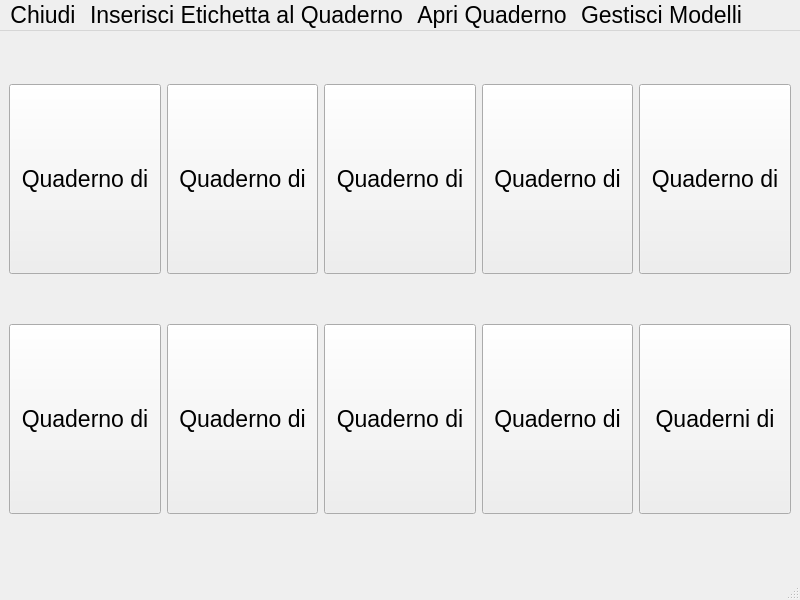
<?xml version="1.0" encoding="UTF-8"?>
<ui version="4.0">
 <class>MainWindow</class>
 <widget class="QMainWindow" name="MainWindow">
  <property name="geometry">
   <rect>
    <x>0</x>
    <y>0</y>
    <width>800</width>
    <height>600</height>
   </rect>
  </property>
  <property name="font">
   <font>
    <pointsize>17</pointsize>
   </font>
  </property>
  <property name="windowTitle">
   <string>MainWindow</string>
  </property>
  <widget class="QWidget" name="centralwidget">
   <layout class="QGridLayout" name="gridLayout">
    <item row="0" column="0">
     <widget class="QPushButton" name="quaderno1PushButton">
      <property name="minimumSize">
       <size>
        <width>140</width>
        <height>190</height>
       </size>
      </property>
      <property name="text">
       <string>Quaderno di</string>
      </property>
     </widget>
    </item>
    <item row="0" column="1">
     <widget class="QPushButton" name="quaderno2PushButton">
      <property name="minimumSize">
       <size>
        <width>140</width>
        <height>190</height>
       </size>
      </property>
      <property name="text">
       <string>Quaderno di</string>
      </property>
     </widget>
    </item>
    <item row="0" column="2">
     <widget class="QPushButton" name="quaderno3PushButton">
      <property name="minimumSize">
       <size>
        <width>140</width>
        <height>190</height>
       </size>
      </property>
      <property name="text">
       <string>Quaderno di</string>
      </property>
     </widget>
    </item>
    <item row="0" column="3">
     <widget class="QPushButton" name="quaderno4PushButton">
      <property name="minimumSize">
       <size>
        <width>150</width>
        <height>190</height>
       </size>
      </property>
      <property name="text">
       <string>Quaderno di</string>
      </property>
     </widget>
    </item>
    <item row="0" column="4">
     <widget class="QPushButton" name="quaderno5PushButton">
      <property name="minimumSize">
       <size>
        <width>140</width>
        <height>190</height>
       </size>
      </property>
      <property name="text">
       <string>Quaderno di</string>
      </property>
     </widget>
    </item>
    <item row="1" column="0">
     <widget class="QPushButton" name="quaderno6PushButton">
      <property name="minimumSize">
       <size>
        <width>140</width>
        <height>190</height>
       </size>
      </property>
      <property name="text">
       <string>Quaderno di</string>
      </property>
     </widget>
    </item>
    <item row="1" column="1">
     <widget class="QPushButton" name="quaderno7pushButton">
      <property name="minimumSize">
       <size>
        <width>140</width>
        <height>190</height>
       </size>
      </property>
      <property name="text">
       <string>Quaderno di</string>
      </property>
     </widget>
    </item>
    <item row="1" column="2">
     <widget class="QPushButton" name="quaderno8PushButton">
      <property name="minimumSize">
       <size>
        <width>140</width>
        <height>190</height>
       </size>
      </property>
      <property name="text">
       <string>Quaderno di</string>
      </property>
     </widget>
    </item>
    <item row="1" column="3">
     <widget class="QPushButton" name="quaderno9PushButton">
      <property name="minimumSize">
       <size>
        <width>140</width>
        <height>190</height>
       </size>
      </property>
      <property name="text">
       <string>Quaderno di</string>
      </property>
     </widget>
    </item>
    <item row="1" column="4">
     <widget class="QPushButton" name="quaderno10PushButton">
      <property name="minimumSize">
       <size>
        <width>140</width>
        <height>190</height>
       </size>
      </property>
      <property name="text">
       <string>Quaderni di</string>
      </property>
     </widget>
    </item>
   </layout>
  </widget>
  <widget class="QMenuBar" name="menubar">
   <property name="geometry">
    <rect>
     <x>0</x>
     <y>0</y>
     <width>800</width>
     <height>34</height>
    </rect>
   </property>
   <widget class="QMenu" name="menuChiudi">
    <property name="font">
     <font>
      <pointsize>20</pointsize>
     </font>
    </property>
    <property name="title">
     <string>Chiudi</string>
    </property>
   </widget>
   <widget class="QMenu" name="menuInserisci_Etichetta_al_Quaderno">
    <property name="title">
     <string>Inserisci Etichetta al Quaderno</string>
    </property>
   </widget>
   <widget class="QMenu" name="menuApri_Quaderno">
    <property name="title">
     <string>Apri Quaderno</string>
    </property>
   </widget>
   <widget class="QMenu" name="menuGestisci_Modelli">
    <property name="title">
     <string>Gestisci Modelli</string>
    </property>
   </widget>
   <addaction name="menuChiudi"/>
   <addaction name="menuInserisci_Etichetta_al_Quaderno"/>
   <addaction name="menuApri_Quaderno"/>
   <addaction name="menuGestisci_Modelli"/>
  </widget>
  <widget class="QStatusBar" name="statusbar"/>
 </widget>
 <resources/>
 <connections>
  <connection>
   <sender>quaderno2PushButton</sender>
   <signal>clicked()</signal>
   <receiver>MainWindow</receiver>
   <slot>quaderno2()</slot>
   <hints>
    <hint type="sourcelabel">
     <x>209</x>
     <y>118</y>
    </hint>
    <hint type="destinationlabel">
     <x>242</x>
     <y>53</y>
    </hint>
   </hints>
  </connection>
  <connection>
   <sender>quaderno1PushButton</sender>
   <signal>clicked()</signal>
   <receiver>MainWindow</receiver>
   <slot>quaderno1()</slot>
   <hints>
    <hint type="sourcelabel">
     <x>86</x>
     <y>122</y>
    </hint>
    <hint type="destinationlabel">
     <x>112</x>
     <y>34</y>
    </hint>
   </hints>
  </connection>
  <connection>
   <sender>quaderno3PushButton</sender>
   <signal>clicked()</signal>
   <receiver>MainWindow</receiver>
   <slot>quaderno3()</slot>
   <hints>
    <hint type="sourcelabel">
     <x>425</x>
     <y>147</y>
    </hint>
    <hint type="destinationlabel">
     <x>470</x>
     <y>50</y>
    </hint>
   </hints>
  </connection>
  <connection>
   <sender>quaderno4PushButton</sender>
   <signal>clicked()</signal>
   <receiver>MainWindow</receiver>
   <slot>quaderno4()</slot>
   <hints>
    <hint type="sourcelabel">
     <x>610</x>
     <y>142</y>
    </hint>
    <hint type="destinationlabel">
     <x>623</x>
     <y>39</y>
    </hint>
   </hints>
  </connection>
  <connection>
   <sender>quaderno5PushButton</sender>
   <signal>clicked()</signal>
   <receiver>MainWindow</receiver>
   <slot>quaderno5()</slot>
   <hints>
    <hint type="sourcelabel">
     <x>723</x>
     <y>117</y>
    </hint>
    <hint type="destinationlabel">
     <x>733</x>
     <y>51</y>
    </hint>
   </hints>
  </connection>
  <connection>
   <sender>quaderno10PushButton</sender>
   <signal>clicked()</signal>
   <receiver>MainWindow</receiver>
   <slot>quaderno10()</slot>
   <hints>
    <hint type="sourcelabel">
     <x>715</x>
     <y>505</y>
    </hint>
    <hint type="destinationlabel">
     <x>717</x>
     <y>535</y>
    </hint>
   </hints>
  </connection>
  <connection>
   <sender>quaderno9PushButton</sender>
   <signal>clicked()</signal>
   <receiver>MainWindow</receiver>
   <slot>quaderno9()</slot>
   <hints>
    <hint type="sourcelabel">
     <x>570</x>
     <y>511</y>
    </hint>
    <hint type="destinationlabel">
     <x>571</x>
     <y>532</y>
    </hint>
   </hints>
  </connection>
  <connection>
   <sender>quaderno8PushButton</sender>
   <signal>clicked()</signal>
   <receiver>MainWindow</receiver>
   <slot>quaderno8()</slot>
   <hints>
    <hint type="sourcelabel">
     <x>337</x>
     <y>515</y>
    </hint>
    <hint type="destinationlabel">
     <x>341</x>
     <y>553</y>
    </hint>
   </hints>
  </connection>
  <connection>
   <sender>quaderno7pushButton</sender>
   <signal>clicked()</signal>
   <receiver>MainWindow</receiver>
   <slot>quaderno7()</slot>
   <hints>
    <hint type="sourcelabel">
     <x>237</x>
     <y>509</y>
    </hint>
    <hint type="destinationlabel">
     <x>234</x>
     <y>538</y>
    </hint>
   </hints>
  </connection>
  <connection>
   <sender>quaderno6PushButton</sender>
   <signal>clicked()</signal>
   <receiver>MainWindow</receiver>
   <slot>quaderno6()</slot>
   <hints>
    <hint type="sourcelabel">
     <x>51</x>
     <y>483</y>
    </hint>
    <hint type="destinationlabel">
     <x>61</x>
     <y>529</y>
    </hint>
   </hints>
  </connection>
 </connections>
 <slots>
  <slot>quaderno1()</slot>
  <slot>quaderno2()</slot>
  <slot>quaderno3()</slot>
  <slot>quaderno4()</slot>
  <slot>quaderno5()</slot>
  <slot>quaderno6()</slot>
  <slot>quaderno7()</slot>
  <slot>quaderno8()</slot>
  <slot>quaderno9()</slot>
  <slot>quaderno10()</slot>
 </slots>
</ui>
